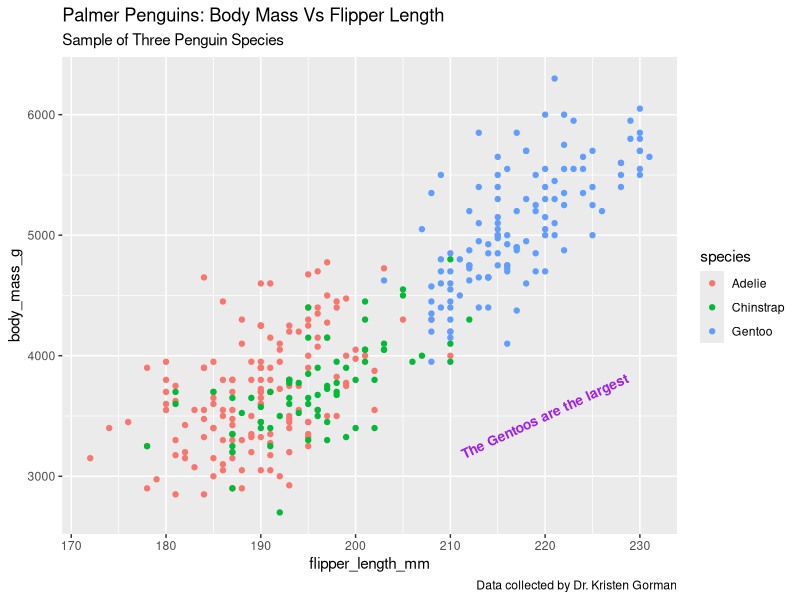

Recreate this plot in R.
# Load the required libraries
library(ggplot2)       # For creating data visualizations
library(palmerpenguins) # For the Palmer Penguins dataset

# View the dataset to inspect its structure and contents
View(penguins)

# Create a scatter plot to analyze the relationship between flipper length and body mass
ggplot(data = penguins) +
  geom_point(mapping = aes(x = flipper_length_mm,   # Flipper length on the x-axis
                           y = body_mass_g,         # Body mass on the y-axis
                           color = species)) +      # Different species distinguished by color
  labs(
    title = "Palmer Penguins: Body Mass Vs Flipper Length",  # Main title of the plot
    subtitle = "Sample of Three Penguin Species",           # Subtitle for additional context
    caption = "Data collected by Dr. Kristen Gorman"        # Caption acknowledging the source
  ) +
  annotate(
    "text",                                    # Add a text annotation to highlight key insight
    x = 220,                                  # x-coordinate for the annotation
    y = 3500,                                 # y-coordinate for the annotation
    label = "The Gentoos are the largest",    # The text to display
    color = "purple",                         # Text color
    fontface = "bold",                        # Bold text
    size = 3.5,                               # Text size
    angle = 25                                # Angle of the text
  )
